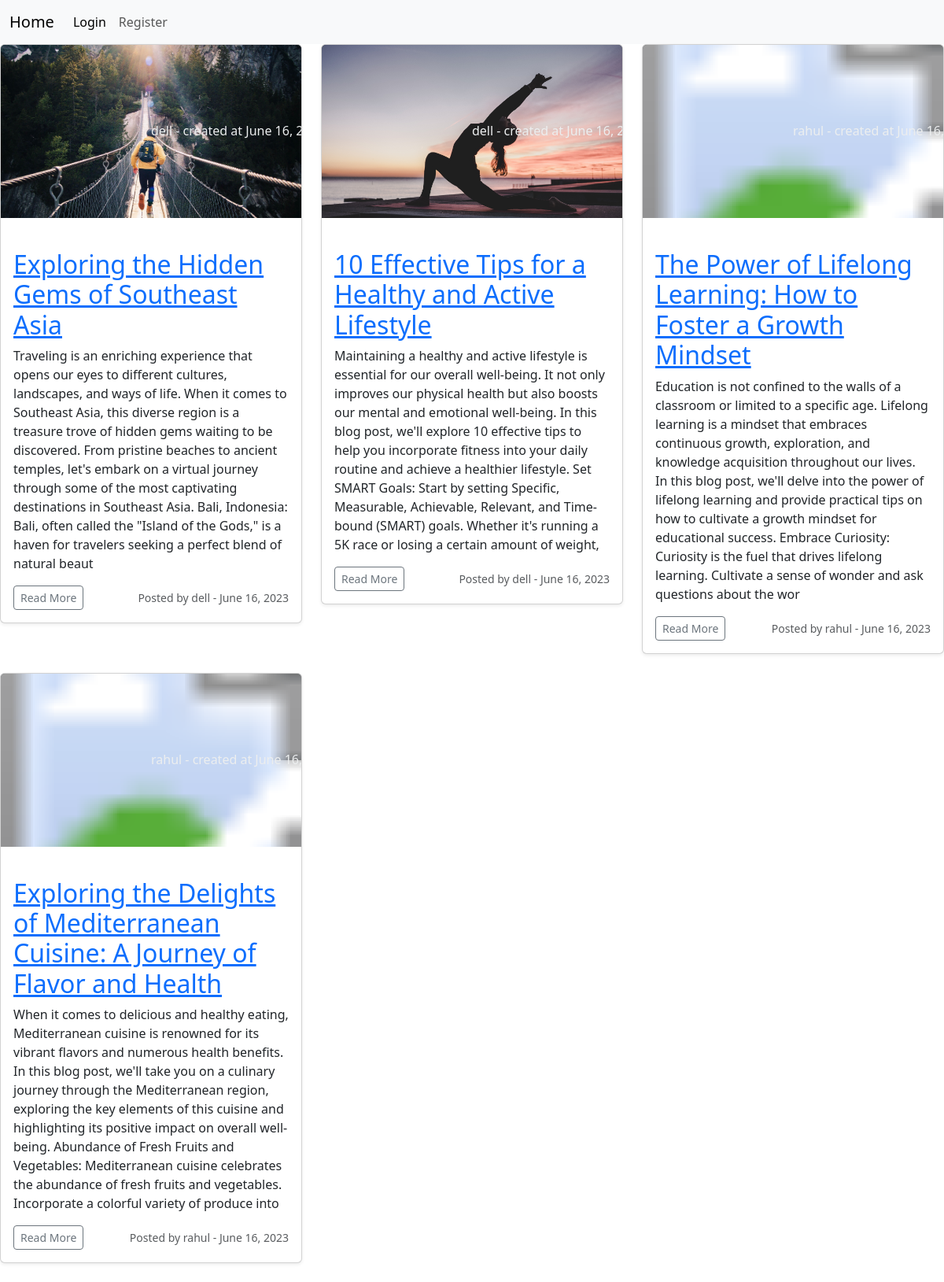
The page / on the database its author committed.
### nblog/models.py (models this page shows, shortened)
class Post(models.Model):
    title  = models.CharField(max_length=240)
    header_image= models.ImageField(null=True,blank = True,upload_to='images/')
    title_tag  = models.CharField(max_length=240,default='My blog')
    author = models.ForeignKey(User, on_delete=models.CASCADE)
    body = models.TextField()
    post_date = models.DateField(auto_now_add=True)

### nblog/views.py (the view)
# urls.py: path('', HomeView.as_view(), name='home'),
class HomeView(ListView):
    model = Post
    template_name = 'home.html'
    ordering = ['-post_date']

### nblog/templates/home.html (shortened to what this page needs)
{% extends 'base.html' %}
{% block content %}
<div class="row">
    {% for post in object_list %}
        <div class="col-md-4">
            <div class="card shadow-sm mb-4">
                <svg class="bd-placeholder-img card-img-top" width="100%" height="220" xmlns="http://www.w3.org/2000/svg" role="img" aria-label="Placeholder: Thumbnail" preserveAspectRatio="xMidYMid slice" focusable="false">
                    <title>{{ post.title }}</title>
                    <rect width="100%" height="50%" fill="#55595c"/>
                    {% if post.header_image %}
                        <image xlink:href="{{ post.header_image.url }}" width="100%" height="100%" preserveAspectRatio="xMidYMid slice" />
                    {% endif %}
                    <text x="50%" y="50%" fill="#eceeef" dy=".3em">{{ post.author }} - created at {{ post.post_date }}<br/></text>
                </svg>
                <div class="card-body">
                    <h2 class="card-title"><a href="{% url 'article' post.pk %}">{{ post.title }}</a></h2>
                    <p class="card-text">{{ post.body|slice:":500" }}</p>
                    <div class="d-flex justify-content-between align-items-center">
                        <div class="btn-group">
                            <a class="nav-link" href="{% url 'article' post.pk %}"><button type="button" class="btn btn-sm btn-outline-secondary">Read More</button></a>
                        </div>
                        <small class="text-body-secondary">Posted by {{ post.author }} - {{ post.post_date }}</small>
                    </div>
                </div>
            </div>
        </div>
    {% endfor %}
</div>
{% endblock %}

### nblog/templates/base.html (shortened to what this page needs)
<!doctype html>
<html lang="en">
  <head>
    <link href="https://cdn.jsdelivr.net/npm/bootstrap@5.3.0/dist/css/bootstrap.min.css" rel="stylesheet">
  </head>
  <body>
    <nav class="navbar navbar-expand-lg bg-body-tertiary">
      <div class="container-fluid">
        <a class="navbar-brand" href="{% url 'home' %}">Home</a>
        <div class="collapse navbar-collapse" id="navbarNav">
          <ul class="navbar-nav">
            {% if user.is_authenticated%}
              <li class="nav-item">
                <a class="nav-link active" aria-current="page" href="{% url 'logout' %}">Logout</a>
              </li>
              <li class="nav-item">
                <a class="nav-link" href="{% url 'add_post' %}">Post Blog</a>
              </li>
            {% else %}
              <li class="nav-item">
                <a class="nav-link active" aria-current="page" href="{% url 'login' %}">Login</a>
              </li>
              <li class="nav-item">
                <a class="nav-link" href="{% url 'register' %}">Register</a>
              </li>
            {% endif %}
          </ul>
        </div>
      </div>
    </nav>
    {% block content %}
    {% endblock %}
  </body>
</html>

### rows shown on the page
Post: author "dell", post_date "June 16,…", title "Exploring the Hidden Gems of Southeast Asia", body "Traveling is an enriching experience that opens our eyes to different cultures, landscapes, and ways of life. When it comes to Southeast Asia, this diverse region is a treasure trove of hidden gems waiting to be discovered. From pristine beaches to ancient temples, let's embark on a virtual journey through some of the most captivating destinations in Southeast Asia. Bali, Indonesia: Bali, often called the \"Island of the Gods,\" is a haven for travelers seeking a perfect blend of natural beaut", post_date "June 16, 2023"
Post: author "dell", post_date "June 16,…", title "10 Effective Tips for a Healthy and Active Lifestyle", body "Maintaining a healthy and active lifestyle is essential for our overall well-being. It not only improves our physical health but also boosts our mental and emotional well-being. In this blog post, we'll explore 10 effective tips to help you incorporate fitness into your daily routine and achieve a healthier lifestyle. Set SMART Goals: Start by setting Specific, Measurable, Achievable, Relevant, and Time-bound (SMART) goals. Whether it's running a 5K race or losing a certain amount of weight,", post_date "June 16, 2023"
Post: author "rahul", post_date "June 16,…", title "The Power of Lifelong Learning: How to Foster a Growth Mindset", body "Education is not confined to the walls of a classroom or limited to a specific age. Lifelong learning is a mindset that embraces continuous growth, exploration, and knowledge acquisition throughout our lives. In this blog post, we'll delve into the power of lifelong learning and provide practical tips on how to cultivate a growth mindset for educational success. Embrace Curiosity: Curiosity is the fuel that drives lifelong learning. Cultivate a sense of wonder and ask questions about the wor", post_date "June 16, 2023"
Post: author "rahul", post_date "June 16,…", title "Exploring the Delights of Mediterranean Cuisine: A Journey of Flavor and Health", body "When it comes to delicious and healthy eating, Mediterranean cuisine is renowned for its vibrant flavors and numerous health benefits. In this blog post, we'll take you on a culinary journey through the Mediterranean region, exploring the key elements of this cuisine and highlighting its positive impact on overall well-being. Abundance of Fresh Fruits and Vegetables: Mediterranean cuisine celebrates the abundance of fresh fruits and vegetables. Incorporate a colorful variety of produce into", post_date "June 16, 2023"
